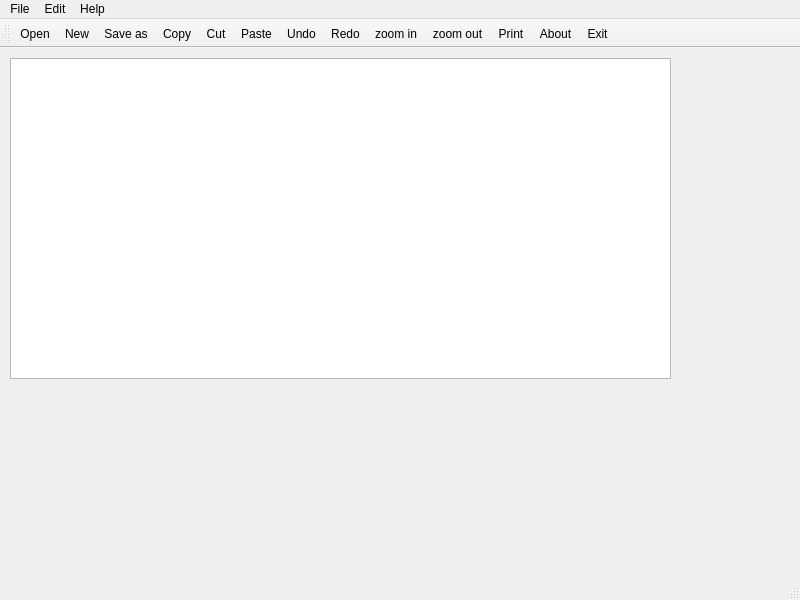
<?xml version="1.0" encoding="UTF-8"?>
<ui version="4.0">
 <class>Notepad</class>
 <widget class="QMainWindow" name="Notepad">
  <property name="geometry">
   <rect>
    <x>0</x>
    <y>0</y>
    <width>800</width>
    <height>600</height>
   </rect>
  </property>
  <property name="windowTitle">
   <string>Notepad</string>
  </property>
  <widget class="QWidget" name="centralwidget">
   <widget class="QWidget" name="verticalLayoutWidget">
    <property name="geometry">
     <rect>
      <x>10</x>
      <y>10</y>
      <width>661</width>
      <height>321</height>
     </rect>
    </property>
    <layout class="QVBoxLayout" name="verticalLayout">
     <item>
      <widget class="QTextEdit" name="textEdit">
       <property name="minimumSize">
        <size>
         <width>20</width>
         <height>20</height>
        </size>
       </property>
      </widget>
     </item>
    </layout>
   </widget>
  </widget>
  <widget class="QMenuBar" name="menubar">
   <property name="geometry">
    <rect>
     <x>0</x>
     <y>0</y>
     <width>800</width>
     <height>22</height>
    </rect>
   </property>
   <widget class="QMenu" name="menuFile">
    <property name="title">
     <string>File</string>
    </property>
    <addaction name="actionNew"/>
    <addaction name="actionOpen"/>
    <addaction name="actionSave_as"/>
    <addaction name="actionPrint"/>
    <addaction name="actionExit"/>
   </widget>
   <widget class="QMenu" name="menuEdit">
    <property name="title">
     <string>Edit</string>
    </property>
    <addaction name="actionCopy"/>
    <addaction name="actionCut"/>
    <addaction name="actionPaste"/>
    <addaction name="actionUndo"/>
    <addaction name="actionRedo"/>
    <addaction name="actionzoom_in"/>
    <addaction name="actionzoom_out"/>
   </widget>
   <widget class="QMenu" name="menuHelp">
    <property name="title">
     <string>Help</string>
    </property>
    <addaction name="actionAbout"/>
   </widget>
   <addaction name="menuFile"/>
   <addaction name="menuEdit"/>
   <addaction name="menuHelp"/>
  </widget>
  <widget class="QStatusBar" name="statusbar"/>
  <widget class="QToolBar" name="toolBar">
   <property name="windowTitle">
    <string>toolBar</string>
   </property>
   <attribute name="toolBarArea">
    <enum>TopToolBarArea</enum>
   </attribute>
   <attribute name="toolBarBreak">
    <bool>false</bool>
   </attribute>
   <addaction name="actionOpen"/>
   <addaction name="actionNew"/>
   <addaction name="actionSave_as"/>
   <addaction name="actionCopy"/>
   <addaction name="actionCut"/>
   <addaction name="actionPaste"/>
   <addaction name="actionUndo"/>
   <addaction name="actionRedo"/>
   <addaction name="actionzoom_in"/>
   <addaction name="actionzoom_out"/>
   <addaction name="actionPrint"/>
   <addaction name="actionAbout"/>
   <addaction name="actionExit"/>
  </widget>
  <action name="actionOpen">
   <property name="icon">
    <iconset resource="Resource.qrc">
     <normaloff>:/imgs/Files-icon.png</normaloff>:/imgs/Files-icon.png</iconset>
   </property>
   <property name="text">
    <string>Open</string>
   </property>
  </action>
  <action name="actionSave_as">
   <property name="icon">
    <iconset resource="Resource.qrc">
     <normaloff>:/imgs/Actions-document-save-all-icon.png</normaloff>:/imgs/Actions-document-save-all-icon.png</iconset>
   </property>
   <property name="text">
    <string>Save as</string>
   </property>
  </action>
  <action name="actionPrint">
   <property name="icon">
    <iconset resource="Resource.qrc">
     <normaloff>:/imgs/2-Hot-Printer-icon.png</normaloff>:/imgs/2-Hot-Printer-icon.png</iconset>
   </property>
   <property name="text">
    <string>Print</string>
   </property>
  </action>
  <action name="actionExit">
   <property name="icon">
    <iconset resource="Resource.qrc">
     <normaloff>:/imgs/delete-icon.png</normaloff>:/imgs/delete-icon.png</iconset>
   </property>
   <property name="text">
    <string>Exit</string>
   </property>
  </action>
  <action name="actionCopy">
   <property name="icon">
    <iconset resource="Resource.qrc">
     <normaloff>:/imgs/Document-Copy-icon.png</normaloff>:/imgs/Document-Copy-icon.png</iconset>
   </property>
   <property name="text">
    <string>Copy</string>
   </property>
  </action>
  <action name="actionCut">
   <property name="icon">
    <iconset resource="Resource.qrc">
     <normaloff>:/imgs/Actions-edit-cut-icon.png</normaloff>:/imgs/Actions-edit-cut-icon.png</iconset>
   </property>
   <property name="text">
    <string>Cut</string>
   </property>
  </action>
  <action name="actionPaste">
   <property name="icon">
    <iconset resource="Resource.qrc">
     <normaloff>:/imgs/Files-Clipboard-icon.png</normaloff>:/imgs/Files-Clipboard-icon.png</iconset>
   </property>
   <property name="text">
    <string>Paste</string>
   </property>
  </action>
  <action name="actionUndo">
   <property name="icon">
    <iconset resource="Resource.qrc">
     <normaloff>:/imgs/undo-icon.png</normaloff>:/imgs/undo-icon.png</iconset>
   </property>
   <property name="text">
    <string>Undo</string>
   </property>
  </action>
  <action name="actionRedo">
   <property name="icon">
    <iconset resource="Resource.qrc">
     <normaloff>:/imgs/redo-icon.png</normaloff>:/imgs/redo-icon.png</iconset>
   </property>
   <property name="text">
    <string>Redo</string>
   </property>
  </action>
  <action name="actionNew">
   <property name="icon">
    <iconset resource="Resource.qrc">
     <normaloff>:/imgs/File-New-icon.png</normaloff>:/imgs/File-New-icon.png</iconset>
   </property>
   <property name="text">
    <string>New</string>
   </property>
  </action>
  <action name="actionAbout">
   <property name="icon">
    <iconset resource="Resource.qrc">
     <normaloff>:/imgs/user-info-icon.png</normaloff>:/imgs/user-info-icon.png</iconset>
   </property>
   <property name="text">
    <string>About</string>
   </property>
  </action>
  <action name="actionzoom_in">
   <property name="icon">
    <iconset resource="Resource.qrc">
     <normaloff>:/imgs/Zoom-In-icon.png</normaloff>:/imgs/Zoom-In-icon.png</iconset>
   </property>
   <property name="text">
    <string>zoom in</string>
   </property>
  </action>
  <action name="actionzoom_out">
   <property name="icon">
    <iconset resource="Resource.qrc">
     <normaloff>:/imgs/Zoom-Out-icon (1).png</normaloff>:/imgs/Zoom-Out-icon (1).png</iconset>
   </property>
   <property name="text">
    <string>zoom out</string>
   </property>
  </action>
 </widget>
 <resources>
  <include location="Resource.qrc"/>
 </resources>
 <connections/>
</ui>
